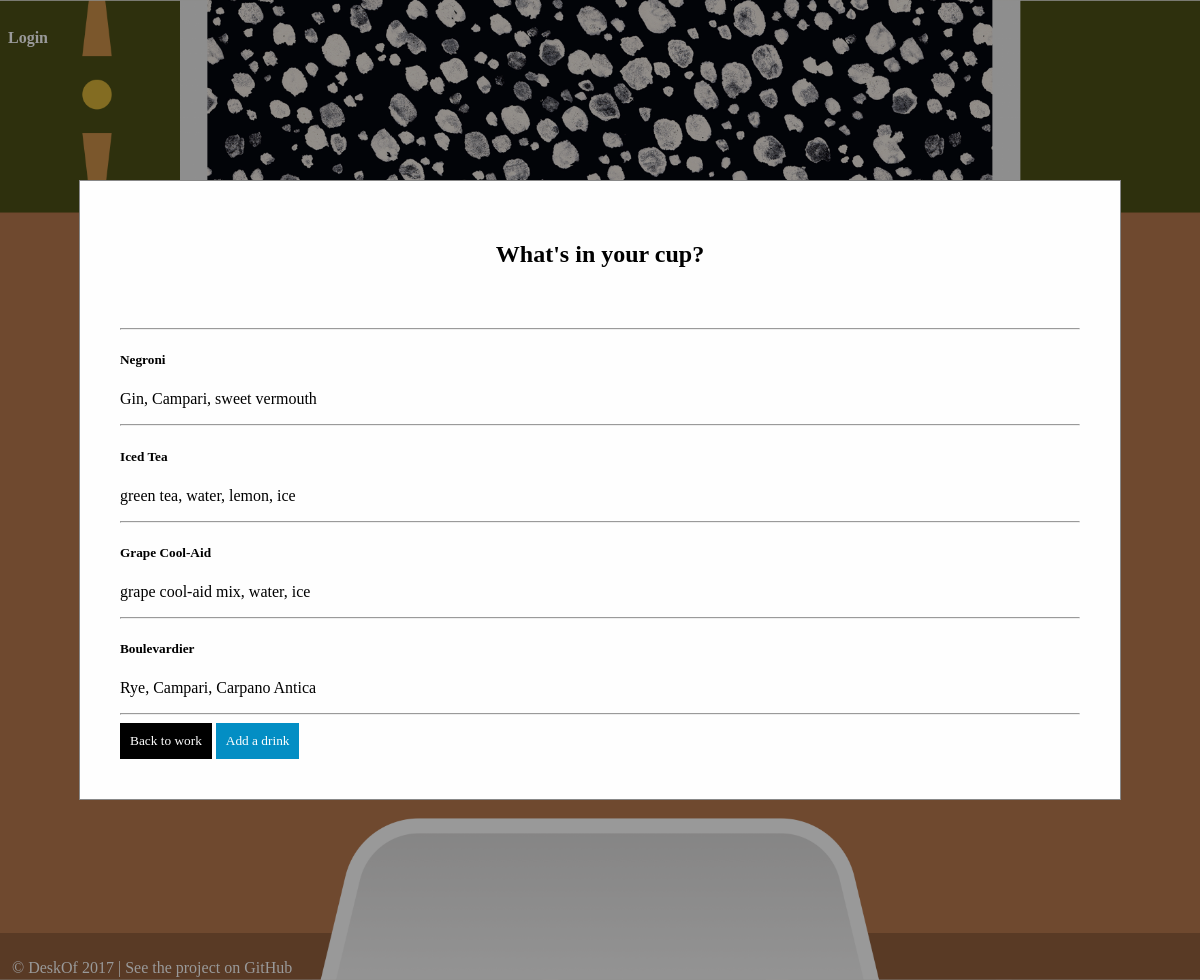
The app's page /drinks/ with its own data.
### main_app/models.py (models this page shows)
class Drink(models.Model):
    name = models.CharField(max_length=100)
    recipe = models.CharField(max_length=300)
    user = models.ForeignKey(User)

### main_app/views.py (the view)
# urls.py: url(r'^drinks/$', views.index_drink),
def index_drink(request):
    drinks = Drink.objects.all()
    form = DrinkForm()
    return render(request, 'drink-index.html', {'drinks':drinks, 'form':form})

### main_app/templates/drink-index.html (shortened to what this page needs)
{% extends 'base.html' %}
{% load staticfiles %}
{% block content %}
<div id="box">
  <div id="content">
    <h2>What's in your cup?</h2>
    {% for drink in drinks %}
    <hr />
      <a href="/drinks/{{drink.id}}">
        <h5>{{ drink.name }}</h5>
        <p>{{ drink.recipe }}</p>
      </a>
    {% endfor %}
    <hr />
    <button class="work" type="button" name="button"><a href="/">Back to work</a></button>
    <button id="myBtn">Add a drink</button>
  </div>
</div>
{% endblock %}

### main_app/static/style.css (style rules this page uses)
* { font-family: avenir; }
html { background: url(images/profile-desk.png) no-repeat center center fixed; -webkit-background-size: cover; -moz-background-size: cover; -o-background-size: cover; background-size: cover; }
a { color: inherit; text-decoration: none; }
#box { position: fixed; z-index: 1; left: 0; top: 0; width: 100%; height: 100%; overflow: auto; background-color: rgb(0,0,0); background-color: rgba(0,0,0,0.4); }
#content { background-color: #fefefe; margin: 15% auto; padding: 40px; border: 1px solid #888; width: 80%; }
h2 { margin-top: 20px; margin-bottom: 60px; text-align: center; }
.work { background: black; color: white; padding: 10px; border: none; }
#myBtn { background: #038EC4; color: white; padding: 10px; border: none; }

### records on screen
Drink: name "Negroni", recipe "Gin, Campari, sweet vermouth"
Drink: name "Iced Tea", recipe "green tea, water, lemon, ice"
Drink: name "Grape Cool-Aid", recipe "grape cool-aid mix, water, ice"
Drink: name "Boulevardier", recipe "Rye, Campari, Carpano Antica"
